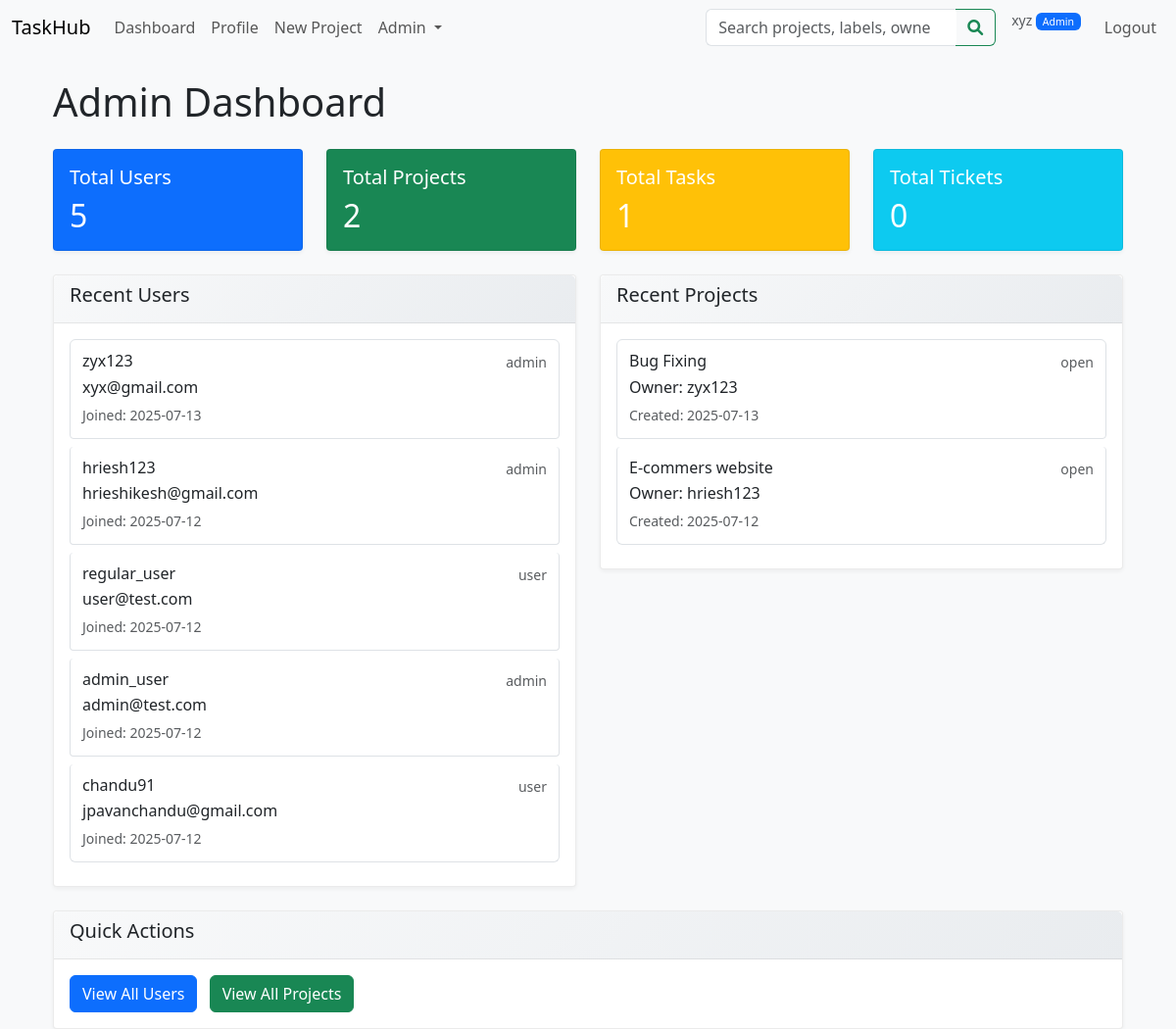
The app's page /admin/dashboard (signed in) with its own data.
### models/user.py (models this page shows, shortened)
class User(db.Model, UserMixin):
    __tablename__ = 'user'
    id = db.Column(db.Integer, primary_key=True)
    username = db.Column(db.String(80), unique=True, nullable=False, index=True)
    email = db.Column(db.String(120), unique=True, nullable=False, index=True)
    password_hash = db.Column(db.String(128), nullable=False)
    role = db.Column(
        db.Enum('admin', 'user', name='user_roles'),
        default='user',
        nullable=False
    )
    created_at = db.Column(db.DateTime, default=datetime.utcnow)
    updated_at = db.Column(
        db.DateTime,
        default=datetime.utcnow,
        onupdate=datetime.utcnow
    )
    full_name = db.Column(db.String(150))
    job_title = db.Column(db.String(100))
    department = db.Column(db.String(100))
    organization = db.Column(db.String(150))
    location = db.Column(db.String(100))
    bio = db.Column(db.Text)
    avatar_url = db.Column(db.String(255))
    owned_projects = db.relationship(
        'Project',
        back_populates='owner',
        lazy='dynamic'
    )
    projects = db.relationship(
        'Project',
        secondary='project_members',
        back_populates='members',
        lazy='dynamic'
    )
    tasks_created = db.relationship(
        'Task',
        back_populates='creator',
        foreign_keys='Task.creator_id',
        lazy='dynamic'
    )
    assigned_tasks = db.relationship(
        'Task',
        foreign_keys='Task.assignee_id',
        back_populates='assignee',
        lazy='dynamic'
    )
    reported_tasks = db.relationship(
        'Task',
        foreign_keys='Task.reporter_id',
        back_populates='reporter',
        lazy='dynamic'
    )
    task_membership = db.relationship(
        'TaskMember',
        back_populates='user',
        lazy='dynamic',
        cascade='all, delete-orphan'
    )
    tickets_created = db.relationship(
        'Ticket',
        back_populates='creator',
        lazy='dynamic',
        cascade='all, delete-orphan'
    )

### models/project.py (models this page shows, shortened)
class Project(db.Model):
    __tablename__ = 'project'
    id = db.Column(db.Integer, primary_key=True)
    name = db.Column(db.String(150), nullable=False)
    description = db.Column(db.Text)
    status = db.Column(
        db.Enum('open', 'closed', name='project_status'),
        default='open',
        nullable=False
    )
    owner_id = db.Column(db.Integer, db.ForeignKey('user.id'), nullable=False)
    created_at = db.Column(db.DateTime, default=datetime.utcnow)
    updated_at = db.Column(
        db.DateTime,
        default=datetime.utcnow,
        onupdate=datetime.utcnow
    )
    owner = db.relationship(
        'User',
        back_populates='owned_projects'
    )
    members = db.relationship(
        'User',
        secondary=project_members,
        back_populates='projects',
        lazy='dynamic'
    )
    labels = db.relationship(
        'Label',
        secondary=project_labels,
        back_populates='projects',
        lazy='dynamic'
    )
    tasks = db.relationship(
        'Task',
        back_populates='project',
        lazy='dynamic',
        cascade='all, delete-orphan'
    )
    tickets = db.relationship(
        'Ticket',
        back_populates='project',
        lazy='dynamic',
        cascade='all, delete-orphan'
    )

### routes/admin_routes.py (the view)
@admin_bp.route("/dashboard")
@login_required
@admin_required
def dashboard():
    total_users = User.query.count()
    total_projects = Project.query.count()
    total_tasks = Task.query.count()
    total_tickets = Ticket.query.count()
    recent_users = User.query.order_by(User.created_at.desc()).limit(5).all()
    recent_projects = Project.query.order_by(Project.created_at.desc()).limit(5).all()
    return render_template(
        "admin/dashboard.html",
        total_users=total_users,
        total_projects=total_projects,
        total_tasks=total_tasks,
        total_tickets=total_tickets,
        recent_users=recent_users,
        recent_projects=recent_projects
    )

### templates/admin/dashboard.html (shortened to what this page needs)
{% extends "base.html" %}
{% block content %}
<div class="container mt-4">
    <h1 class="mb-4">Admin Dashboard</h1>
    <div class="row mb-4">
        <div class="col-md-3">
            <div class="card text-white bg-primary">
                <div class="card-body">
                    <h5 class="card-title">Total Users</h5>
                    <h2 class="card-text">{{ total_users }}</h2>
                </div>
            </div>
        </div>
        <div class="col-md-3">
            <div class="card text-white bg-success">
                <div class="card-body">
                    <h5 class="card-title">Total Projects</h5>
                    <h2 class="card-text">{{ total_projects }}</h2>
                </div>
            </div>
        </div>
        <div class="col-md-3">
            <div class="card text-white bg-warning">
                <div class="card-body">
                    <h5 class="card-title">Total Tasks</h5>
                    <h2 class="card-text">{{ total_tasks }}</h2>
                </div>
            </div>
        </div>
        <div class="col-md-3">
            <div class="card text-white bg-info">
                <div class="card-body">
                    <h5 class="card-title">Total Tickets</h5>
                    <h2 class="card-text">{{ total_tickets }}</h2>
                </div>
            </div>
        </div>
    </div>
    <div class="row">
        <div class="col-md-6">
            <div class="card">
                <div class="card-header">
                    <h5>Recent Users</h5>
                </div>
                <div class="card-body">
                    {% if recent_users %}
                        <div class="list-group">
                            {% for user in recent_users %}
                            <a href="{{ url_for('admin.user_detail', user_id=user.id) }}" class="list-group-item list-group-item-action">
                                <div class="d-flex w-100 justify-content-between">
                                    <h6 class="mb-1">{{ user.username }}</h6>
                                    <small class="text-muted">{{ user.role }}</small>
                                </div>
                                <p class="mb-1">{{ user.email }}</p>
                                <small class="text-muted">Joined: {{ user.created_at.strftime('%Y-%m-%d') }}</small>
                            </a>
                            {% endfor %}
                        </div>
                    {% else %}
                        <p class="text-muted">No users found.</p>
                    {% endif %}
                </div>
            </div>
        </div>
        <div class="col-md-6">
            <div class="card">
                <div class="card-header">
                    <h5>Recent Projects</h5>
                </div>
                <div class="card-body">
                    {% if recent_projects %}
                        <div class="list-group">
                            {% for project in recent_projects %}
                            <div class="list-group-item">
                                <div class="d-flex w-100 justify-content-between">
                                    <h6 class="mb-1">{{ project.name }}</h6>
                                    <small class="text-muted">{{ project.status }}</small>
                                </div>
                                <p class="mb-1">Owner: {{ project.owner.username }}</p>
                                <small class="text-muted">Created: {{ project.created_at.strftime('%Y-%m-%d') }}</small>
                            </div>
                            {% endfor %}
                        </div>
                    {% else %}
                        <p class="text-muted">No projects found.</p>
                    {% endif %}
                </div>
            </div>
        </div>
    </div>
    <div class="row mt-4">
        <div class="col-12">
            <div class="card">
                <div class="card-header">
                    <h5>Quick Actions</h5>
                </div>
                <div class="card-body">
                    <a href="{{ url_for('admin.list_users') }}" class="btn btn-primary me-2">View All Users</a>
                    <a href="{{ url_for('admin.list_projects') }}" class="btn btn-success me-2">View All Projects</a>
                </div>
            </div>
        </div>
    </div>
</div>
{% endblock %}

### templates/base.html (shortened to what this page needs)
<!DOCTYPE html>
<html lang="en">
<head>
  <link
    href="https://cdn.jsdelivr.net/npm/bootstrap@5.3.0/dist/css/bootstrap.min.css"
    rel="stylesheet"
  >
  <link rel="stylesheet" href="https://cdnjs.cloudflare.com/ajax/libs/font-awesome/6.0.0/css/all.min.css">
  <link rel="stylesheet" href="{{ url_for('static', filename='css/style.css') }}">
</head>
<body>
<nav class="navbar navbar-expand-lg navbar-light bg-light mb-4">
  <div class="container-fluid">
            <a class="navbar-brand" href="{{ url_for('main.index') }}">TaskHub</a>
    <div class="collapse navbar-collapse">
      <ul class="navbar-nav me-auto">
        {% if current_user.is_authenticated %}
          <li class="nav-item">
            <a class="nav-link" href="{{ url_for('main.dashboard') }}">Dashboard</a>
          </li>
          <li class="nav-item">
            <a class="nav-link" href="{{ url_for('main.profile') }}">Profile</a>
          </li>
          <li class="nav-item">
            <a class="nav-link" href="{{ url_for('projects.create') }}">New Project</a>
          </li>
          {% if current_user.role=='admin' %}
            <li class="nav-item dropdown">
              <a class="nav-link dropdown-toggle" href="#" role="button" data-bs-toggle="dropdown">
                Admin
              </a>
            </li>
          {% endif %}
        {% endif %}
      </ul>
      {% if current_user.is_authenticated %}
      <form class="d-flex me-3" method="GET" action="{{ url_for('projects.search_projects') }}" style="min-width: 250px;">
        <div class="input-group">
          <input class="form-control" type="search" name="labels" placeholder="Search projects, labels, owners..."
                 aria-label="Search projects by labels, names, or owners">
          <button class="btn btn-outline-success" type="submit">
            <i class="fas fa-search"></i>
          </button>
        </div>
      </form>
      {% endif %}
      <ul class="navbar-nav">
        {% if current_user.is_authenticated %}
          <li class="nav-item">
            <span class="navbar-text me-3">
              <small class="text-muted">
                {{ current_user.full_name }}
                <span class="badge bg-{{ 'primary' if current_user.role == 'admin' else 'secondary' }}">
                  {{ current_user.role.title() }}
                </span>
              </small>
            </span>
          </li>
          <li class="nav-item">
            <a class="nav-link" href="{{ url_for('auth.logout') }}">Logout</a>
          </li>
        {% endif %}
      </ul>
    </div>
  </div>
</nav>
<div class="container">
  {% block content %}{% endblock %}
</div>
</body>
</html>

### static/css/style.css (style rules this page uses)
body { background-color: #f8f9fa; }
.navbar .input-group { max-width: 300px; }
.navbar .input-group .form-control { border-right: none; }
.navbar .input-group .btn { border-left: none; border-top-left-radius: 0; border-bottom-left-radius: 0; }
.card { border-radius: 0.25rem; }
.list-group-item { background: #ffffff; border: 1px solid #dee2e6; border-radius: 0.25rem; margin-bottom: 0.5rem; cursor: grab; padding: 0.75rem; }
.card { box-shadow: 0 2px 4px rgba(0,0,0,0.05); border: 1px solid rgba(0,0,0,0.08); transition: box-shadow 0.2s ease; }
.card-header { background: linear-gradient(135deg, #f8f9fa 0%, #e9ecef 100%); border-bottom: 1px solid rgba(0,0,0,0.08); }
.badge { font-weight: 500; }
.list-group-item { transition: background-color 0.2s ease; }
.btn { border-radius: 6px; font-weight: 500; transition: all 0.2s ease; }

### records on screen
User: full_name "xyz", role "Admin", username "zyx123", role "admin", email "xyx@gmail.com", created_at "2025-07-13"
User: username "hriesh123", role "admin", email "hrieshikesh@gmail.com", created_at "2025-07-12"
User: username "regular_user", role "user", email "user@test.com", created_at "2025-07-12"
User: username "admin_user", role "admin", email "admin@test.com", created_at "2025-07-12"
User: username "chandu91", role "user", email "jpavanchandu@gmail.com", created_at "2025-07-12"
Project: name "Bug Fixing", status "open", owner.username "zyx123", created_at "2025-07-13"
Project: name "E-commers website", status "open", owner.username "hriesh123", created_at "2025-07-12"

### other values on screen
{{ total_users }} "5"
{{ total_projects }} "2"
{{ total_tasks }} "1"
{{ total_tickets }} "0"
